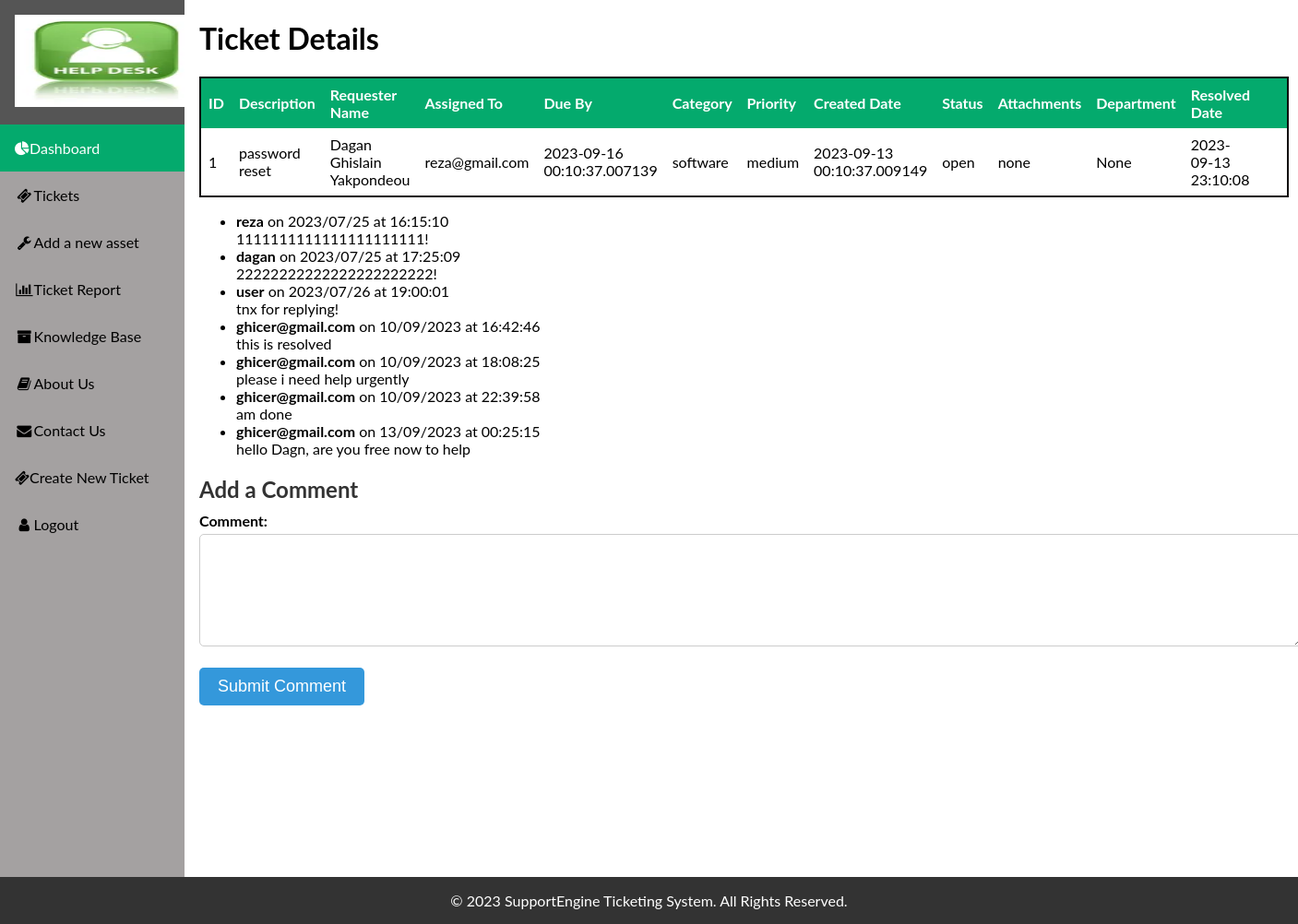
Screenshot of /view_ticket/1 (signed in) with the database file from the repository.
### tables this page shows
CREATE TABLE "tickets" (
	"id"	INTEGER NOT NULL,
	"description"	TEXT,
	"RequesterName"	TEXT,
	"AssignedTo"	TEXT,
	"DueBy"	TEXT,
	"category"	TEXT,
	"priority"	TEXT,
	"CreatedDate"	TEXT,
	"status"	TEXT,
	"attachments"	TEXT,
	"department"	TEXT,
	"resolveddate"	TEXT,
	PRIMARY KEY("id"),
	FOREIGN KEY("id") REFERENCES "comments"("id")
);

CREATE TABLE comments ( 
	id                   INTEGER NOT NULL  PRIMARY KEY  ,
	author               TEXT NOT NULL    ,
	"text"               TEXT NOT NULL    ,
	date                 TEXT NOT NULL    ,
	time                 TEXT NOT NULL    ,
	ticket_id            INTEGER     ,
	CONSTRAINT unq_comments_id UNIQUE ( id )
 );

### app.py (the view, shortened to what this page needs)
@app.route('/view_ticket/<int:ticket_id>', methods=['GET', 'POST'])
def view_ticket(ticket_id):
    if session.get('username') is None:
        return redirect('/tech_login')
    connection = sqlite3.connect(db_path)
    cursor = connection.cursor()
    tickets = get_tickets(ticket_id)
    comments = get_comments(ticket_id)
    return render_template('view_ticket.html', tickets=tickets, comments=comments, author=session['username'])

### app.py (called while the page is built)
def get_tickets(ticket_id=None,username=None):
    connection = sqlite3.connect(db_path)
    cursor = connection.cursor()
    if ticket_id is not None:
        sql_query = f"SELECT * FROM tickets WHERE id = {ticket_id}"
        return cursor.execute(sql_query).fetchall()
    if username is None:
        return cursor.execute("SELECT * FROM tickets").fetchall()
    query = f"SELECT * FROM tickets where AssignedTo like \'{username}\'"
    return cursor.execute(query).fetchall()

def get_comments(ticket_id):
    connection = sqlite3.connect(db_path)
    cursor = connection.cursor()
    sql_query = f"SELECT * FROM comments WHERE ticket_id = {ticket_id}"
    return cursor.execute(sql_query).fetchall()

### templates/view_ticket.html (shortened to what this page needs)
{% extends "layout.html" %}
{% block head %}
<link rel="stylesheet" href="{{ url_for('static', filename='css/main.css') }}">
{% endblock %}
{% block body %}
<div class="container">
    <h1>Ticket Details</h1>
    <table class="table">
        <thead>
            <tr>
                <th>ID</th>
                <th>Description</th>
                <th>Requester Name</th>
                <th>Assigned To</th>
                <th>Due By</th>
                <th>Category</th>
                <th>Priority</th>
                <th>Created Date</th>
                <th>Status</th>
                <th>Attachments</th>
                <th>Department</th>
                <th>Resolved Date</th>
                <th></th>
                <th></th>
            </tr>
        </thead>
        <tbody>
            <tr>
              {% for ticket in tickets %}
                {% for item in ticket %}
                  <td>{{ item}}</td>
                {% endfor %}
              {% endfor %}
            </tr>
        </tbody>
    </table>
    <ul class="list-group">
        {% for comment in comments %}
        <li class="list-group-item">
            <div class="comment-header">
                <strong>{{ comment[1] }}</strong> on {{ comment[3] }} at {{ comment[4] }}
            </div>
            <div class="comment-text">{{ comment[2] }}</div>
        </li>
        {% endfor %}
    </ul>
    <h2>Add a Comment</h2>
    <form method="POST">
        <div class="form-group">
            <label for="comment">Comment:</label>
            <textarea class="form-control" id="comment" name="comment" rows="4" required></textarea>
        </div>
        <button type="submit" class="btn btn-primary">Submit Comment</button>
    </form>
</div>
{% endblock %}

### static/css/main.css (style rules this page uses)
body { margin: 0; font-family: "Lato", sans-serif; }
h2 { font-size: 24px; color: #333; margin-bottom: 10px; }
form div { margin-bottom: 20px; }
label { display: block; font-weight: bold; margin-bottom: 5px; }
input, textarea { width: 100%; padding: 10px; border: 1px solid #ccc; border-radius: 5px; }
textarea { height: 100px; }
button { padding: 10px 20px; background-color: #3498db; color: #fff; font-size: 18px; border: none; border-radius: 5px; cursor: pointer; }
table { border-collapse: collapse; border-spacing: 10; box-shadow: #333; width: 100%; border: 2px solid #0e0b0b; }
th, td { text-align: left; padding: 8px; }
th { background-color: #04AA6D; color: white; }

### rows the page displays
tickets: ticket "1" "None", description "password reset", RequesterName "Dagan Ghislain Yakpondeou", AssignedTo "reza@gmail.com", DueBy "2023-09-16 00:10:37.007139", category "software", priority "medium", CreatedDate "2023-09-13 00:10:37.009149", status "open", attachments "none", resolveddate "2023-09-13 23:10:08"
comments: author "reza", date "2023/07/25", time "16:15:10", text "1111111111111111111111!"
comments: author "dagan", date "2023/07/25", time "17:25:09", text "22222222222222222222222!"
comments: author "user", date "2023/07/26", time "19:00:01", text "tnx for replying!"
comments: author "ghicer@gmail.com", date "10/09/2023", time "16:42:46", text "this is resolved"
comments: author "ghicer@gmail.com", date "10/09/2023", time "18:08:25", text "please i need help urgently"
comments: author "ghicer@gmail.com", date "10/09/2023", time "22:39:58", text "am done"
comments: author "ghicer@gmail.com", date "13/09/2023", time "00:25:15", text "hello Dagn, are you free now to help"
